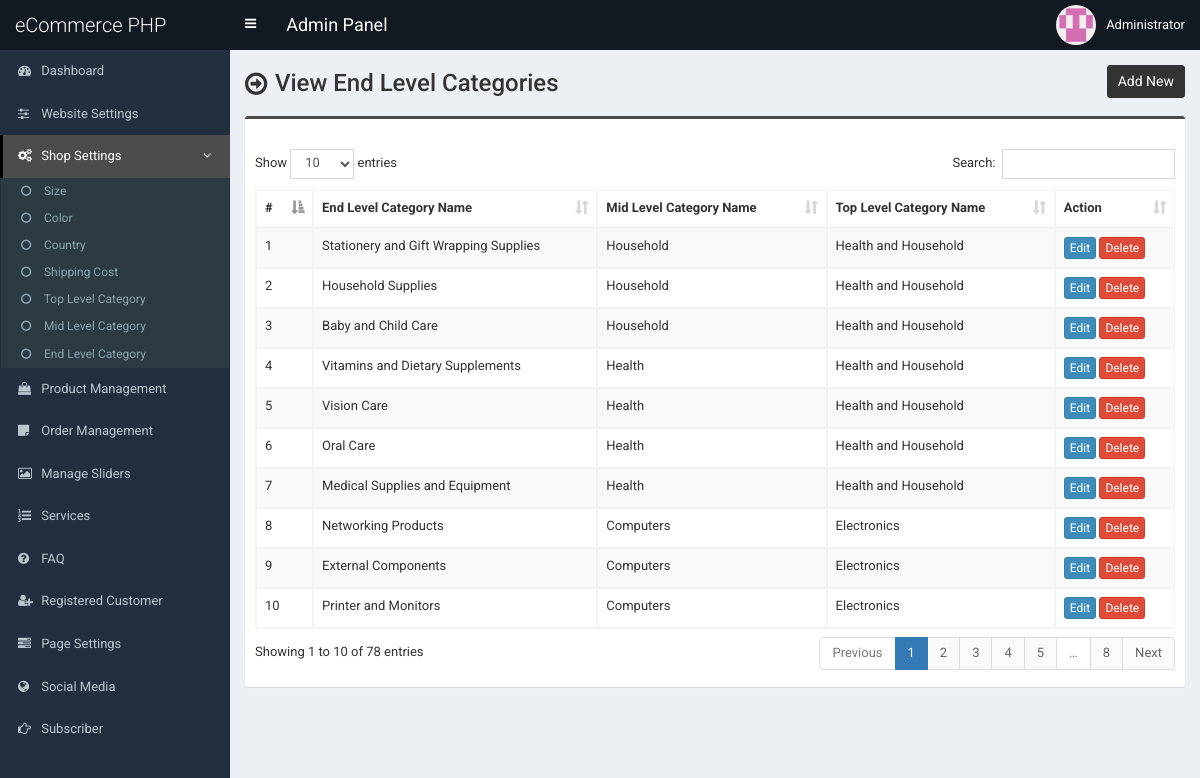
The page /admin/end-category.php (signed in) on the database as committed earlier.
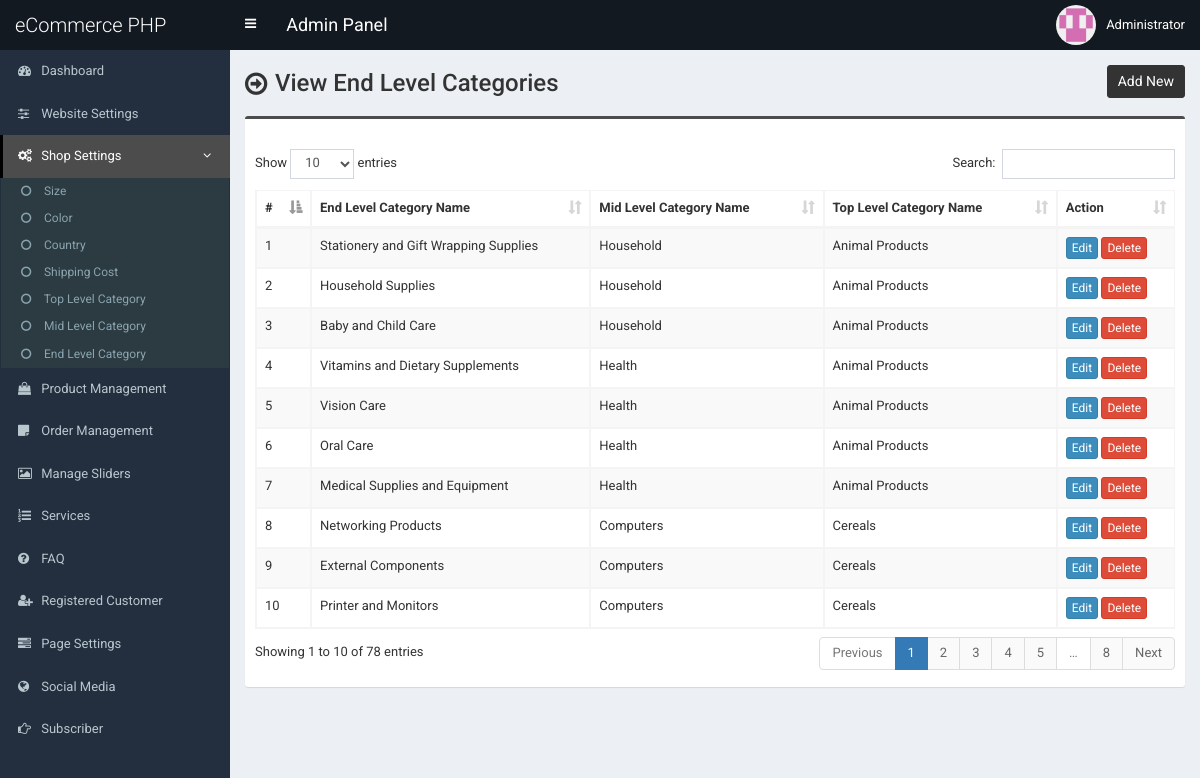
The same page on the database as committed later.
### tables this page shows
CREATE TABLE `tbl_end_category` (
  `ecat_id` int(11) NOT NULL,
  `ecat_name` varchar(255) NOT NULL,
  `mcat_id` int(11) NOT NULL
);

CREATE TABLE `tbl_top_category` (
  `tcat_id` int(11) NOT NULL,
  `tcat_name` varchar(255) NOT NULL,
  `show_on_menu` int(1) NOT NULL
);

CREATE TABLE `tbl_mid_category` (
  `mcat_id` int(11) NOT NULL,
  `mcat_name` varchar(255) NOT NULL,
  `tcat_id` int(11) NOT NULL
);

### admin/end-category.php (the view, shortened to what this page needs)
<?php require_once('header.php'); ?>
<section class="content-header">
	<div class="content-header-left">
		<h1>View End Level Categories</h1>
	</div>
	<div class="content-header-right">
		<a href="end-category-add.php" class="btn btn-primary btn-sm">Add New</a>
	</div>
</section>
<section class="content">
  <div class="row">
    <div class="col-md-12">
      <div class="box box-info">
        <div class="box-body table-responsive">
          <table id="example1" class="table table-bordered table-hover table-striped">
			<thead>
			    <tr>
			        <th>#</th>
			        <th>End Level Category Name</th>
                    <th>Mid Level Category Name</th>
                    <th>Top Level Category Name</th>
			        <th>Action</th>
			    </tr>
			</thead>
            <tbody>
            	<?php
            	$i=0;
            	$statement = $pdo->prepare("SELECT *
                                    FROM tbl_end_category t1
                                    JOIN tbl_mid_category t2
                                    ON t1.mcat_id = t2.mcat_id
                                    JOIN tbl_top_category t3
                                    ON t2.tcat_id = t3.tcat_id
                                    ORDER BY t1.ecat_id DESC
                                    ");
            	$statement->execute();
            	$result = $statement->fetchAll(PDO::FETCH_ASSOC);
            	foreach ($result as $row) {
            		$i++;
            		?>
					<tr>
	                    <td><?php echo $i; ?></td>
	                    <td><?php echo $row['ecat_name']; ?></td>
                        <td><?php echo $row['mcat_name']; ?></td>
                        <td><?php echo $row['tcat_name']; ?></td>
	                    <td>
	                        <a href="end-category-edit.php?id=<?php echo $row['ecat_id']; ?>" class="btn btn-primary btn-xs">Edit</a>
	                        <a href="#" class="btn btn-danger btn-xs" data-href="end-category-delete.php?id=<?php echo $row['ecat_id']; ?>" data-toggle="modal" data-target="#confirm-delete">Delete</a>
	                    </td>
	                </tr>
            		<?php
            	}
            	?>
            </tbody>
          </table>
        </div>
      </div>
</section>
<?php require_once('footer.php'); ?>

Rows that differ between the two databases and show on the page:
changed through a linked row, tbl_end_category "Stationery and Gift Wrapping Supplies": tbl_top_category.tcat_name "Health and Household" → "Animal Products"
changed through a linked row, tbl_end_category "Household Supplies": tbl_top_category.tcat_name "Health and Household" → "Animal Products"
changed through a linked row, tbl_end_category "Baby and Child Care": tbl_top_category.tcat_name "Health and Household" → "Animal Products"
changed through a linked row, tbl_end_category "Vitamins and Dietary Supplements": tbl_top_category.tcat_name "Health and Household" → "Animal Products"
changed through a linked row, tbl_end_category "Vision Care": tbl_top_category.tcat_name "Health and Household" → "Animal Products"
changed through a linked row, tbl_end_category "Oral Care": tbl_top_category.tcat_name "Health and Household" → "Animal Products"
changed through a linked row, tbl_end_category "Medical Supplies and Equipment": tbl_top_category.tcat_name "Health and Household" → "Animal Products"
changed through a linked row, tbl_end_category "Networking Products": tbl_top_category.tcat_name "Electronics" → "Cereals"
changed through a linked row, tbl_end_category "External Components": tbl_top_category.tcat_name "Electronics" → "Cereals"
changed through a linked row, tbl_end_category "Printer and Monitors": tbl_top_category.tcat_name "Electronics" → "Cereals"
